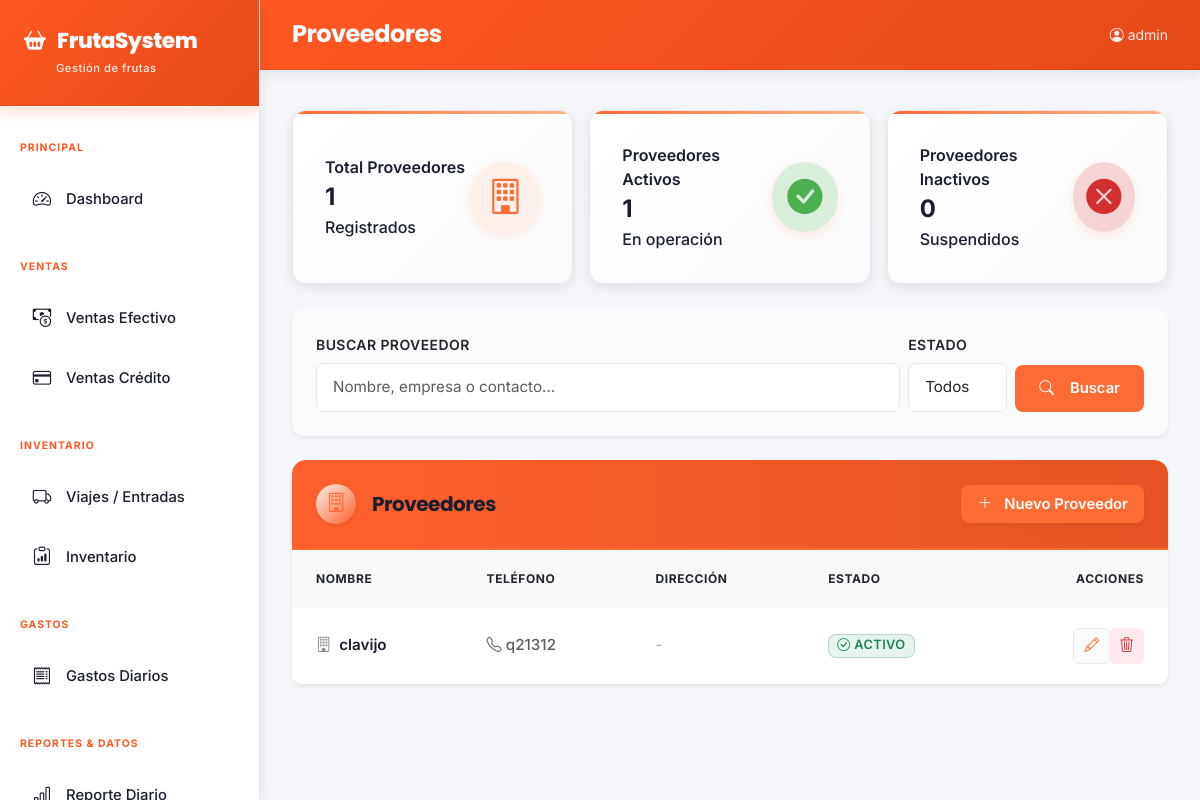
Page /proveedores/ (signed in) on the committed database.
### core/models.py (models this page shows, shortened)
class Proveedor(models.Model):
    nombre = models.CharField(max_length=200, verbose_name='Nombre')
    telefono = models.CharField(max_length=20, blank=True, verbose_name='Teléfono')
    direccion = models.TextField(blank=True, verbose_name='Dirección')
    activo = models.BooleanField(default=True, verbose_name='Activo')
    class Meta:
        verbose_name = 'Proveedor'; verbose_name_plural = 'Proveedores'; ordering = ['nombre']

### core/views.py (the view)
# urls.py: path('proveedores/', views.proveedor_list, name='proveedor_list'),
@login_required
def proveedor_list(request):
    q = request.GET.get('q', '')
    proveedores = Proveedor.objects.filter(nombre__icontains=q) if q else Proveedor.objects.all()
    num_proveedores = proveedores.count()
    num_activos = proveedores.filter(activo=True).count()
    num_inactivos = proveedores.filter(activo=False).count()
    return render(request, 'core/proveedor_list.html', {
        'proveedores': proveedores, 'q': q,
        'num_proveedores': num_proveedores, 'num_activos': num_activos, 'num_inactivos': num_inactivos
    })

### core/templates/core/proveedor_list.html (shortened to what this page needs)
{% extends 'core/base.html' %}
{% block page_title %}Proveedores{% endblock %}
{% block content %}
<div class="row row-cols-1 row-cols-md-3 g-3 mb-4">
  <div class="col">
    <div class="stat-card-white h-100">
      <div>
        <div class="small fw-semibold">Total Proveedores</div>
        <div class="fs-4 fw-bold">{{ num_proveedores }}</div>
        <div class="small">Registrados</div>
      </div>
      <div class="stat-icon-wrapper">
        <i class="bi bi-building"></i>
      </div>
    </div>
  </div>
  <div class="col">
    <div class="stat-card-white h-100">
      <div>
        <div class="small fw-semibold">Proveedores Activos</div>
        <div class="fs-4 fw-bold">{{ num_activos|default:0 }}</div>
        <div class="small">En operación</div>
      </div>
      <div class="stat-icon-wrapper" style="background: rgba(76, 175, 80, 0.2); color: #4CAF50;">
        <i class="bi bi-check-circle-fill"></i>
      </div>
    </div>
  </div>
  <div class="col">
    <div class="stat-card-white h-100">
      <div>
        <div class="small fw-semibold">Proveedores Inactivos</div>
        <div class="fs-4 fw-bold">{{ num_inactivos }}</div>
        <div class="small">Suspendidos</div>
      </div>
      <div class="stat-icon-wrapper" style="background: rgba(211, 47, 47, 0.2); color: #d32f2f;">
        <i class="bi bi-x-circle-fill"></i>
      </div>
    </div>
  </div>
</div>
<div class="card border-0 shadow-sm mb-4" style="border-radius: 12px; background: var(--bg-light);">
  <div class="card-body p-4">
    <form class="d-flex gap-2 align-items-end">
      <div style="flex: 1;">
        <label class="form-label fw-semibold small" style="color: var(--text-secondary);">Buscar Proveedor</label>
        <input type="text" name="q" value="{{ q }}" class="form-control" placeholder="Nombre, empresa o contacto..." style="border-radius: 8px; border: 1px solid var(--border-light); padding: 0.75rem 1rem;">
      </div>
      <div>
        <label class="form-label fw-semibold small" style="color: var(--text-secondary);">Estado</label>
        <select class="form-select" style="border-radius: 8px; border: 1px solid var(--border-light); padding: 0.75rem 1rem;">
          <option value="">Todos</option>
        </select>
      </div>
      <button class="btn w-auto" style="background: var(--orange-primary); color: white; border-radius: 8px; border: none; padding: 0.75rem 1.5rem; font-weight: 600;">
        <i class="bi bi-search me-2"></i>Buscar
      </button>
    </form>
  </div>
</div>
<div class="card border-0 shadow-sm" style="border-radius: 12px; overflow: hidden;">
  <div class="card-header border-bottom-0 bg-white py-4 d-flex justify-content-between align-items-center">
    <div class="d-flex align-items-center">
      <div class="stat-icon-wrapper d-inline-flex me-3 shadow-sm" style="width: 40px; height: 40px; font-size: 1.2rem;">
        <i class="bi bi-building"></i>
      </div>
      <h5 class="mb-0 fw-bold" style="color: var(--text-main);">Proveedores</h5>
    </div>
    <a href="{% url 'proveedor_create' %}" class="btn px-3 py-2 fw-semibold shadow-sm" style="background: var(--orange-primary); color: white; border: none; border-radius: 8px;">
      <i class="bi bi-plus-lg me-1"></i> Nuevo Proveedor
    </a>
  </div>
  <div class="card-body p-0">
    <div class="table-responsive">
      <table class="table table-hover align-middle mb-0">
        <thead class="bg-light">
          <tr>
            <th class="ps-4 fw-bold small" style="color: var(--text-secondary);">NOMBRE</th>
            <th class="fw-bold small" style="color: var(--text-secondary);">TELÉFONO</th>
            <th class="fw-bold small" style="color: var(--text-secondary);">DIRECCIÓN</th>
            <th class="fw-bold small" style="color: var(--text-secondary);">ESTADO</th>
            <th class="text-end pe-4 fw-bold small" style="color: var(--text-secondary);">ACCIONES</th>
          </tr>
        </thead>
        <tbody class="border-top-0">
        {% for p in proveedores %}
        <tr>
          <td class="ps-4 fw-semibold" style="color: var(--text-main);">
            <i class="bi bi-building me-2" style="opacity: 0.5;"></i>{{ p.nombre }}
          </td>
          <td class="text-muted small">
            {% if p.telefono %}<i class="bi bi-telephone me-1"></i>{{ p.telefono }}{% else %}<span style="opacity: 0.5;">-</span>{% endif %}
          </td>
          <td class="text-muted small">
            {% if p.direccion %}<i class="bi bi-geo-alt me-1"></i>{{ p.direccion|truncatechars:30 }}{% else %}<span style="opacity: 0.5;">-</span>{% endif %}
          </td>
          <td>
            {% if p.activo %}
              <span class="badge bg-success bg-opacity-10 text-success border border-success border-opacity-25 px-2 py-1">
                <i class="bi bi-check-circle me-1"></i>Activo
              </span>
            {% else %}
              <span class="badge bg-secondary bg-opacity-10 text-secondary border border-secondary border-opacity-25 px-2 py-1">
                <i class="bi bi-x-circle me-1"></i>Inactivo
              </span>
            {% endif %}
          </td>
          <td class="text-end pe-4">
            <div class="btn-group btn-group-sm" role="group">
              <a href="{% url 'proveedor_edit' p.pk %}" class="btn btn-sm" style="background-color: var(--bg-light); color: var(--orange-primary); border-radius: 6px; padding: 6px 10px; border: 1px solid var(--border-light);" title="Editar">
                <i class="bi bi-pencil"></i>
              </a>
              <a href="{% url 'proveedor_delete' p.pk %}" class="btn btn-sm" style="background-color: #ffebee; color: #d32f2f; border-radius: 6px; padding: 6px 10px; border: none;" title="Eliminar">
                <i class="bi bi-trash3"></i>
              </a>
            </div>
          </td>
        </tr>
        {% endfor %}
        </tbody>
      </table>
    </div>
  </div>
</div>
{% endblock %}

### core/templates/core/base.html (shortened to what this page needs)
<!DOCTYPE html>
<html lang="es">
<head>
<link href="https://cdn.jsdelivr.net/npm/bootstrap@5.3.0/dist/css/bootstrap.min.css" rel="stylesheet">
<link href="https://cdn.jsdelivr.net/npm/bootstrap-icons@1.11.0/font/bootstrap-icons.css" rel="stylesheet">
</head>
<body>
<div class="sidebar" id="sidebar">
  <div class="sidebar-brand">
    <h5><i class="bi bi-basket2-fill"></i>FrutaSystem</h5>
    <small>Gestión de frutas</small>
  </div>
  <nav class="mt-2">
    <div class="nav-section">Principal</div>
    <a href="{% url 'dashboard' %}" class="nav-link {% if request.resolver_match.url_name == 'dashboard' %}active{% endif %}">
      <i class="bi bi-speedometer2"></i> Dashboard
    </a>
    <div class="nav-section">Ventas</div>
    <a href="{% url 'venta_efectivo_list' %}" class="nav-link {% if 'efectivo' in request.path %}active{% endif %}">
      <i class="bi bi-cash-coin"></i> Ventas Efectivo
    </a>
    <a href="{% url 'venta_credito_list' %}" class="nav-link {% if 'credito' in request.path %}active{% endif %}">
      <i class="bi bi-credit-card"></i> Ventas Crédito
    </a>
    <div class="nav-section">Inventario</div>
    <a href="{% url 'viaje_list' %}" class="nav-link {% if 'viajes' in request.path %}active{% endif %}">
      <i class="bi bi-truck"></i> Viajes / Entradas
    </a>
    <a href="{% url 'inventario_list' %}" class="nav-link {% if 'inventario' in request.path %}active{% endif %}">
      <i class="bi bi-clipboard-data"></i> Inventario
    </a>
    <div class="nav-section">Gastos</div>
    <a href="{% url 'gasto_list' %}" class="nav-link {% if 'gastos' in request.path and 'categorias' not in request.path %}active{% endif %}">
      <i class="bi bi-receipt"></i> Gastos Diarios
    </a>
    <div class="nav-section">Reportes & Datos</div>
    <a href="{% url 'reporte_diario' %}" class="nav-link {% if 'diario' in request.path %}active{% endif %}">
      <i class="bi bi-bar-chart-line"></i> Reporte Diario
    </a>
  </nav>
</div>
<div class="main-content">
  <div class="topbar">
    <div class="flex-grow-1">
      <h6 class="page-title-text d-none d-lg-flex">{% block page_title %}{% endblock %}</h6>
    </div>
    <div class="d-flex align-items-center gap-3">
      <small style="color: rgba(255,255,255,0.9);"><i class="bi bi-person-circle me-1"></i>{{ request.user.username }}</small>
    </div>
  </div>
  <div class="content-area">
    {% block content %}{% endblock %}
  </div>
</div>
</body>
</html>

### rows in the picture
Proveedor: nombre "clavijo", telefono "q21312", activo True (drawn)

### other values in the picture
{{ request.user.username }} "admin"
{{ num_proveedores }} "1"
{{ num_activos|default:0 }} "1"
{{ num_inactivos }} "0"
